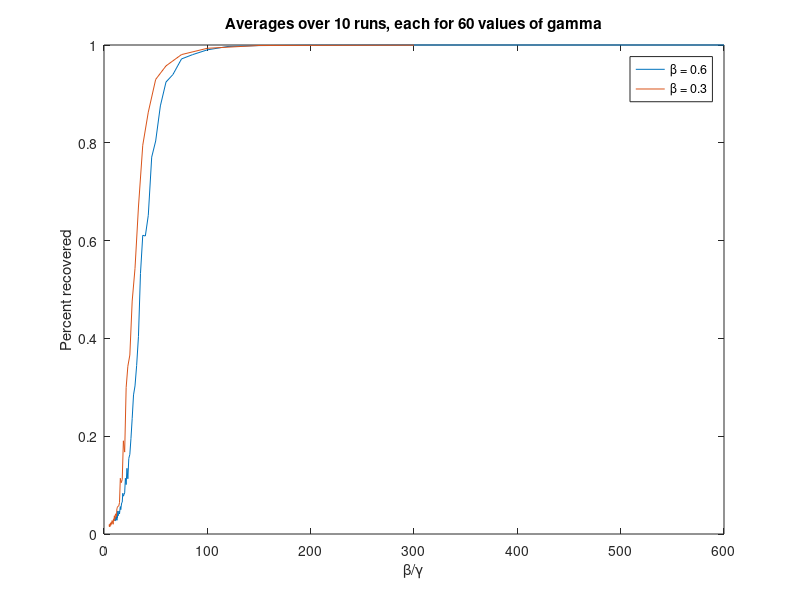

The MATLAB source for this figure:
allDataMiddle = load('allDataDefaultBeta.mat');
allDataBiggerBeta = load('allDataBiggerBeta.mat');
allDataSmallBeta = load('allDataSmallBeta.mat');

recDataMiddle = allDataMiddle.allRecData;
recDataMiddle(:,1000,2)
avrgRecDataMiddle = zeros(60,1);

recDataSmall = allDataSmallBeta.allRecData;
recDataSmall(:,1000,2)
avrgRecDataSmall = zeros(60,1);
%------------
infDataMiddle = allDataMiddle.allInfData;
infDataMiddle(:,1000,2)
avrgInfDataMiddle = zeros(60,1);

infDataSmall = allDataSmallBeta.allInfData;
infDataSmall(:,1000,2)
avrgInfDataSmall = zeros(60,1);

for i = 1:10
avrgRecDataMiddle = recDataMiddle(:,1000,i) + avrgRecDataMiddle;
end

for i = 1:10
avrgRecDataSmall = recDataSmall(:,1000,i) + avrgRecDataSmall;
end
%-------
for i = 1:10
avrgInfDataMiddle = infDataMiddle(:,1000,i) + avrgInfDataMiddle;
end

for i = 1:10
avrgInfDataSmall = infDataSmall(:,1000,i) + avrgInfDataSmall;
end
ysMid = avrgRecDataMiddle./10; %Avrg
ysMid = ysMid/1000 %Percent

ysMid2 = avrgInfDataMiddle./10; %Avrg
ysMid2 = ysMid2/1000 %Percent

ysMid = ysMid + ysMid2;

xsMid = [0:59]*0.001;
xsMid = 0.6./xsMid;


% ---------------- 

ysSmall = avrgRecDataSmall./10;
ysSmall = ysSmall/1000;

ysSmall2 = avrgInfDataSmall./10;
ysSmall2 = ysSmall2/1000;

ysSmall = ysSmall + ysSmall2;

xsSmall = [0:59]*0.001;
xsSmall = 0.3./xsSmall;

 plot(xsMid', ysMid')
  hold on
  
  plot(xsSmall', ysSmall')
 hold off
 
 title('Averages over 10 runs, each for 60 values of gamma')
 ylabel('Percent recovered')
 xlabel('\beta/\gamma')
 legend('\beta = 0.6', '\beta = 0.3')

% betaMiddle = load('yoyo3.mat');
% betaSmall = load('yoyo2.mat');
% betaBig = load('yoyo3.mat');
% 
% betaMiddleAll = [];
% 
% betaMiddle1 = betaMiddle.allRecData(:,1000);
% betaMiddle2 = betaMiddle.allRecData1(:,1000);
% betaMiddle3 = betaMiddle.allRecData2(:,1000);
% betaMiddle4 = betaMiddle.allRecData3(:,1000);
% betaMiddle5 = betaMiddle.allRecData4(:,1000);
% betaMiddle6 = betaMiddle.allRecData5(:,1000);
% betaMiddle7 = betaMiddle.allRecData6(:,1000);
% betaMiddle8 = betaMiddle.allRecData7(:,1000);
% betaMiddle9 = betaMiddle.allRecData8(:,1000);
% betaMiddle10 = betaMiddle.allRecData9(:,1000);
% 
% 
%  ajaj = betaMiddle1 + betaMiddle2 + betaMiddle3 + betaMiddle4 + betaMiddle5 + betaMiddle6 + betaMiddle7 + betaMiddle8 + betaMiddle9 + betaMiddle10;
%  ajaj = ajaj./10;
% 
% 
% 
% 
% plot([1:30]*0.002, ajaj, 'ro')
%  hold on
% % plot([1:30]*0.002, betaMiddle2, 'go')
% % hold on
% % plot([1:30]*0.002, betaMiddle3, 'go')
% % hold on
% % plot([1:30]*0.002, betaMiddle4, 'go')
% % hold on
% % plot([1:30]*0.002, betaMiddle5, 'go')
% % hold on
% % plot([1:30]*0.002, betaMiddle6, 'go')
% % hold on
% % plot([1:30]*0.002, betaMiddle7, 'go')
% % hold on
% % plot([1:30]*0.002, betaMiddle8, 'go')
% % hold on
% % plot([1:30]*0.002, betaMiddle9, 'go')
% % hold on
% % plot([1:30]*0.002, betaMiddle10, 'go')